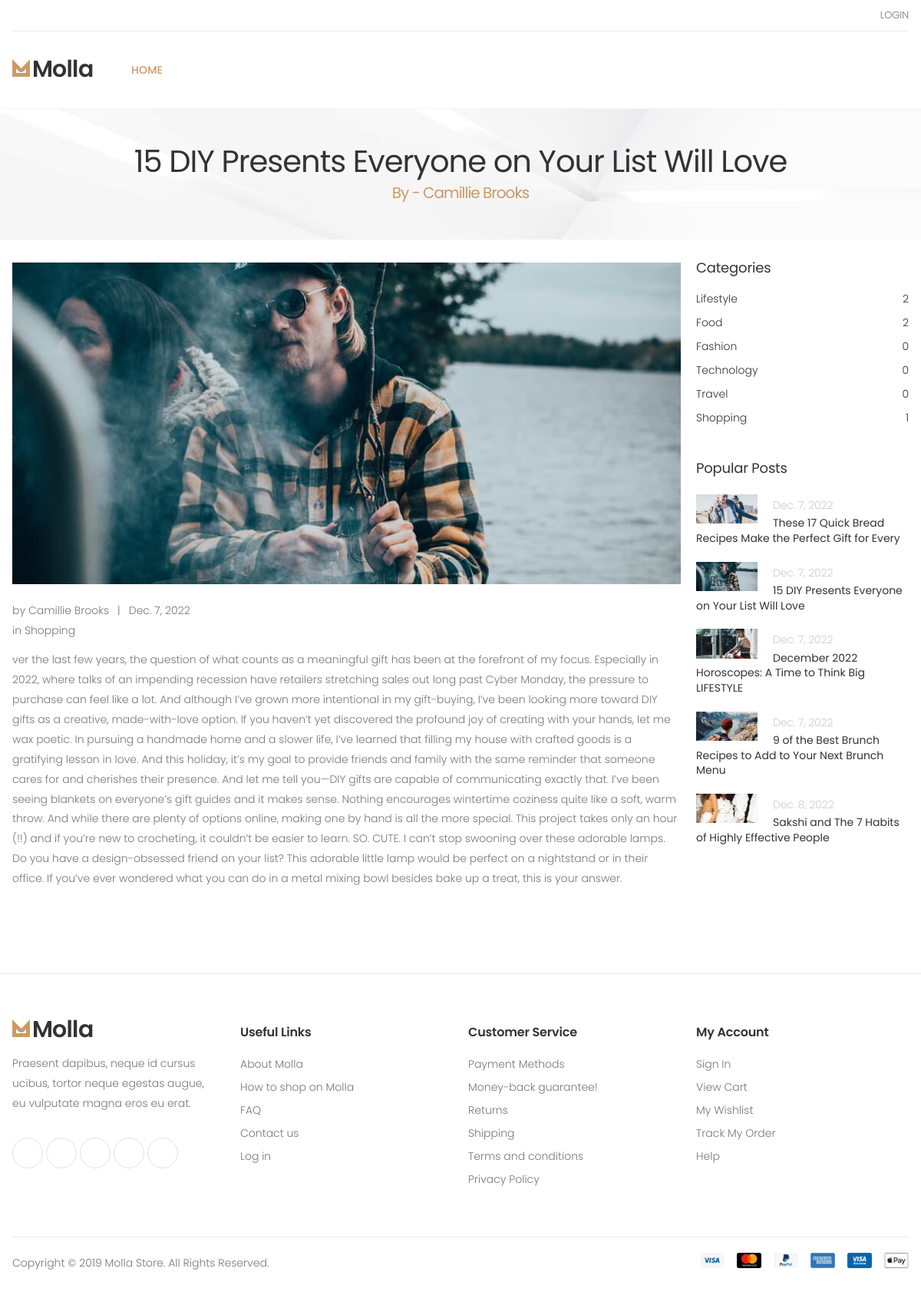
Page /blog/2 on the committed database.
### blogs/models.py (models this page shows, shortened)
class Blog(models.Model):
    title = models.CharField(max_length=60)
    description = models.TextField()
    image = models.ImageField(null=True, blank=True)
    created_at = models.DateField(auto_now_add=True)
    author = models.CharField(max_length=35)
    category = models.ForeignKey(Category, on_delete=models.SET_NULL, null=True)
    @property
    def imageURL(self):
        try:
            url = self.image.url
        except:
            url = ""
        return url

class Category(models.Model):
    name = models.CharField(max_length=20)
    def __str__(self):
        return self.name
    @property
    def cat_count(self):
        blogs = self.blog_set.all()
        num = blogs.count()
        return num

### blogs/views.py (the view)
# urls.py: path('blog/<int:id>', views.blog, name='blog'),
def blog(request, id):
    blogs = Blog.objects.all()
    blog = Blog.objects.get(id=id)
    categories = Category.objects.all()
    context = {'blog': blog, 'all_blogs': blogs, 'categories': categories}
    return render(request, 'blog.html', context)

### templates/blog.html
{% extends 'base.html' %}
{% load static %}
{% block content %}
<div class="page-header text-center" style="background-image: url(../static/images/page-header-bg.jpg)">
    <div class="container">
        <h1 class="page-title">{{ blog.title }}<span>By - {{ blog.author }}</span></h1>
    </div>
</div>
<div class="page-content mt-3">
    <div class="container">
        <div class="row">
            <div class="col-lg-9">
                <article class="entry">
                    <figure class="entry-media">
                        <a href="single.html">
                            <img src="{{ blog.imageURL }}" alt="image desc">
                        </a>
                    </figure>
                    <div class="entry-body">
                        <div class="entry-meta">
                            <span class="entry-author">
                                by <a href="#">{{ blog.author }}</a>
                            </span>
                            <span class="meta-separator">|</span>
                            <a href="#">{{ blog.created_at }}</a>
                        </div>
                        <div class="entry-cats">
                            in <a href="#">{{ blog.category }}</a>
                        </div>
                        <div class="entry-content">
                            <p>
                                {{ blog.description }}
                            </p>
                        </div>
                    </div>
                </article>
            </div>
            <aside class="col-lg-3">
                <div class="sidebar">
                    <div class="widget widget-cats">
                        <h3 class="widget-title">Categories</h3>
                        <ul>
                            {% for category in categories %}
                            <li><a href="/category/{{ category.id }}">{{ category.name }}<span>{{ category.cat_count }}</span></a></li>
                            {% endfor %}
                        </ul>
                    </div>
                    <div class="widget">
                        <h3 class="widget-title">Popular Posts</h3>
                        <ul class="posts-list">
                            {% for blog in all_blogs %}
                            <li>
                                <figure>
                                    <a href="/blog/{{ blog.id }}">
                                        <img src="{{ blog.imageURL }}" alt="post">
                                    </a>
                                </figure>
                                <div>
                                    <span>{{ blog.created_at }}</span>
                                    <h4><a href="/blog/{{ blog.id }}">{{ blog.title }}</a></h4>
                                </div>
                            </li>
                            {% endfor %}
                        </ul>
                    </div>
                </div>
            </aside>
        </div>
    </div>
</div>
{% endblock %}

### rows in the picture
Blog: title "15 DIY Presents Everyone on Your List Will Love", author "Camillie Brooks", imageURL (picture), created_at "Dec. 7, 2022", category "Shopping", description "ver the last few years, the question of what counts as a meaningful gift has been at the forefront of my focus. Especially in 2022, where talks of an impending recession have retailers stretching sales out long past Cyber Monday, the pressure to purchase can feel like a lot. And although I’ve grown more intentional in my gift-buying, I’ve been looking more toward DIY gifts as a creative, made-with-love option. If you haven’t yet discovered the profound joy of creating with your hands, let me wax poetic. In pursuing a handmade home and a slower life, I’ve learned that filling my house with crafted goods is a gratifying lesson in love. And this holiday, it’s my goal to provide friends and…"
Category: name "Lifestyle", cat_count "2"
Category: name "Food", cat_count "2"
Category: name "Fashion", cat_count "0"
Category: name "Technology", cat_count "0"
Category: name "Travel", cat_count "0"
Category: name "Shopping", cat_count "1"
Blog: imageURL (picture), created_at "Dec. 7, 2022", title "These 17 Quick Bread Recipes Make the Perfect Gift for Every"
Blog: imageURL (picture), created_at "Dec. 7, 2022", title "December 2022 Horoscopes: A Time to Think Big LIFESTYLE"
Blog: imageURL (picture), created_at "Dec. 7, 2022", title "9 of the Best Brunch Recipes to Add to Your Next Brunch Menu"
Blog: imageURL (picture), created_at "Dec. 8, 2022", title "Sakshi and The 7 Habits of Highly Effective People"
